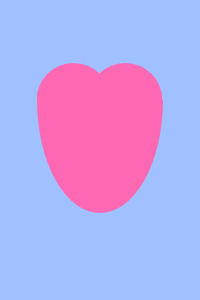
Frame 1 (no input)
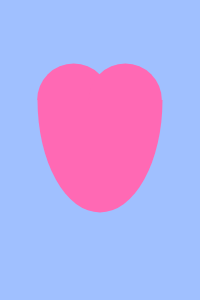
Frame 60 (no input)
Frame 120 (the mouse pressed at the canvas centre since frame 60): identical to frame 60, image omitted

The p5.js sketch that drew these frames (run headless with seeded random() and noise() and a simulated clock; from frame 60 on, the mouse is pressed at the canvas centre):

// p5.js sketch
// ── sketch.js
// 練習問題「心臓の鼓動のように大きくなったり小さくなったりする円」
let count;
let cycle;

function setup(){
  createCanvas(200, 300);
  count = 85;
  cycle = 30;
}

function draw(){
  background(160, 192, 255);
  count = (count + 1) % cycle
  // BLANK[1]
  let size = count;
  if(keyIsDown(UP_ARROW)){ cycle = 10;}
  if(keyIsDown(DOWN_ARROW)){ cycle = 61;}
  fill(255,105,180);
  noStroke();
  arc(width / 3 + 7,height / 3, size + 48,size + 48,PI,2 * PI,OPEN);
  arc(2 * width / 3 - 8,height / 3, size + 48,size + 48,PI,2 * PI,OPEN);
  arc(width / 2,height / 3, size + 100,size + 200,0,PI,OPEN);

}
